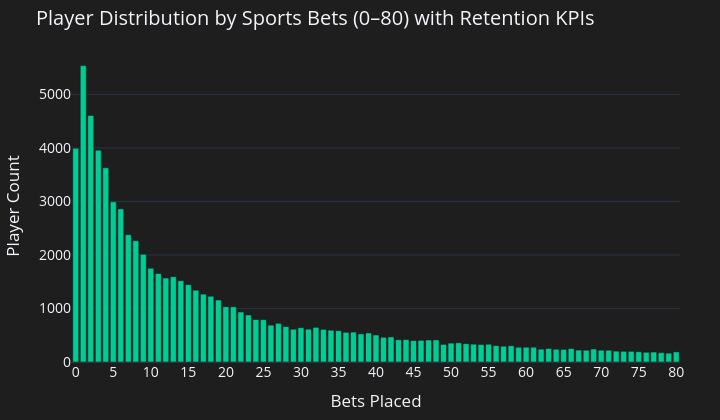

Write notebook code for a chart like this one.
### Code cell
import plotly.express as px
import pandas as pd
# Grouping with KPIs
kpi_data = df[df["sports_bets_placed_14d"] <= 80].groupby("sports_bets_placed_14d").agg(
    player_count=("userid", "count"),
    avg_retention_day1=("sports_login_day1", "mean"),
    avg_retention_day7=("sports_login_day7", "mean")
).reset_index()
# Format retention for better display (as %)
kpi_data["Retention D1 (%)"] = (kpi_data["avg_retention_day1"] * 100).round(1)
kpi_data["Retention D7 (%)"] = (kpi_data["avg_retention_day7"] * 100).round(1)
# Tooltip with KPIs
hover_data = {
    "player_count": True,
    "Retention D1 (%)": True,
    "Retention D7 (%)": True,
    "sports_bets_placed_14d": True
}
fig = px.bar(
    kpi_data,
    x="sports_bets_placed_14d",
    y="player_count",
    title="Player Distribution by Sports Bets (0–80) with Retention KPIs",
    labels={"sports_bets_placed_14d": "Bets Placed", "player_count": "Player Count"},
    color_discrete_sequence=["#00CC96"],
    hover_data=hover_data,
    template="plotly_dark"
)
fig.update_layout(
    xaxis=dict(dtick=5),
    height=420,
    width=720,
    plot_bgcolor="#1e1e1e",
    paper_bgcolor="#1e1e1e",
    font=dict(size=14),
    margin=dict(l=40, r=40, t=50, b=50)
)
from IPython.display import HTML
HTML(fig.to_html(include_plotlyjs="cdn"))

### Figure 1 — Plotly figure (JSON) as saved in the notebook; plotly's stock layout.template omitted (floating-point values rounded to 4 significant figures; data arrays with more than 128 entries replaced by an {"elided": "..."} marker saying what was removed)
{"data": [{"customdata": {"elided": "81x2 float values"}, "hovertemplate": "Bets Placed=%{x}<br>Player Count=%{y}<br>Retention D1 (%)=%{customdata[0]}<br>Retention D7 (%)=%{customdata[1]}<extra></extra>", "legendgroup": "", "marker": {"color": "#00CC96", "pattern": {"shape": ""}}, "name": "", "orientation": "v", "showlegend": false, "textposition": "auto", "type": "bar", "x": [0, 1, 2, 3, 4, 5, 6, 7, 8, 9, 10, 11, 12, 13, 14, 15, 16, 17, 18, 19, 20, 21, 22, 23, 24, 25, 26, 27, 28, 29, 30, 31, 32, 33, 34, 35, 36, 37, 38, 39, 40, 41, 42, 43, 44, 45, 46, 47, 48, 49, 50, 51, 52, 53, 54, 55, 56, 57, 58, 59, 60, 61, 62, 63, 64, 65, 66, 67, 68, 69, 70, 71, 72, 73, 74, 75, 76, 77, 78, 79, 80], "xaxis": "x", "y": [3994, 5538, 4606, 3958, 3629, 2992, 2861, 2379, 2267, 2013, 1752, 1654, 1570, 1594, 1519, 1446, 1342, 1269, 1228, 1158, 1033, 1032, 934, 879, 794, 792, 689, 723, 662, 613, 642, 614, 648, 610, 594, 586, 555, 559, 526, 542, 505, 462, 469, 416, 419, 399, 405, 411, 413, 329, 353, 359, 343, 333, 326, 332, 306, 295, 304, 275, 277, 277, 240, 254, 239, 235, 252, 223, 221, 243, 221, 220, 203, 200, 200, 192, 182, 186, 174, 166, 189], "yaxis": "y"}], "layout": {"barmode": "relative", "font": {"size": 14}, "height": 420, "legend": {"tracegroupgap": 0}, "margin": {"b": 50, "l": 40, "r": 40, "t": 50}, "paper_bgcolor": "#1e1e1e", "plot_bgcolor": "#1e1e1e", "title": {"text": "Player Distribution by Sports Bets (0–80) with Retention KPIs"}, "width": 720, "xaxis": {"anchor": "y", "domain": [0, 1], "dtick": 5, "title": {"text": "Bets Placed"}}, "yaxis": {"anchor": "x", "domain": [0, 1], "title": {"text": "Player Count"}}}}
